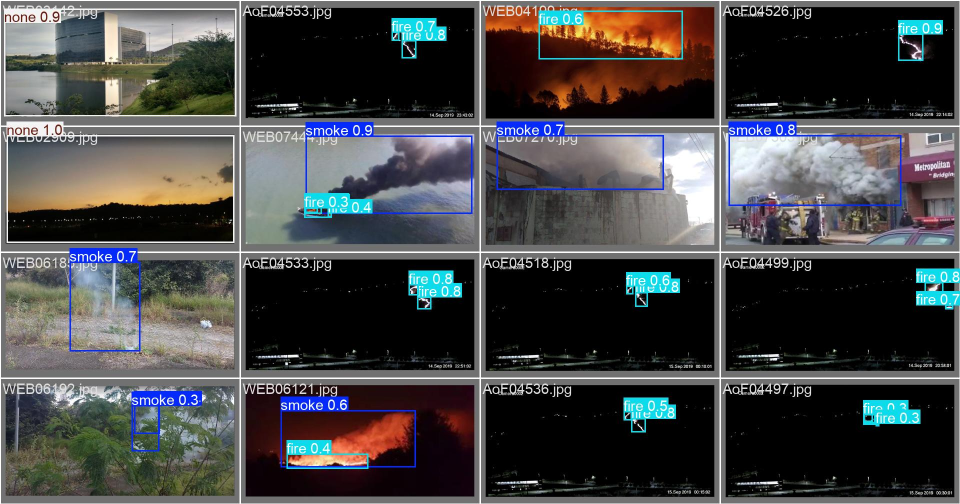
#> input picture yolo/detect/val_batch1_pred.jpg, 1920 x 1008 px, given in place of ., which was not available (shown at 1/2 size)
$ python -i rgb_mhi_stack_with_flow.py   (imports and definitions only)
#> lines starting #> are read from the running program, lines starting #| are printed output that depends on the picture; pictures that were not available may be replaced by others from this repository, and a replacement may not be noted
import os
import cv2
import numpy as np
from pathlib import Path
from tqdm import tqdm
import argparse

# [67 lines left out: functions get_five_image_group_from_mhi_filename, find_rgb_image_variants, find_normal_image_variants, not called in this run]

def compute_optical_flow_magnitude_stack(image_paths):
    """
    5'li ardışık görsel grubundan optical flow magnitude ortalamasını döndürür (normalize edilmiş).
    image_paths: 5 adet görsel yolu (eksik varsa None)
    """
#> called with image_paths = '../yolo/detect/val_batch1_pred.jpg'
    flows = []
    target_shape = None
    for i in range(4):
        p1 = image_paths[i]
        p2 = image_paths[i+1]
        if p1 is None or p2 is None:
            flows.append(None)
            continue
        img1 = cv2.imread(p1)
#> img1 is the input picture: shape (1008, 1920, 3); mean B, G, R 72.7, 72.1, 72.2
        img2 = cv2.imread(p2)
        if img1 is None or img2 is None:
            flows.append(None)
            continue
        if img1.shape[:2] != img2.shape[:2]:
            img2 = cv2.resize(img2, (img1.shape[1], img1.shape[0]))
            img2 = img2.astype(img1.dtype)
        gray1 = cv2.cvtColor(img1, cv2.COLOR_BGR2GRAY)
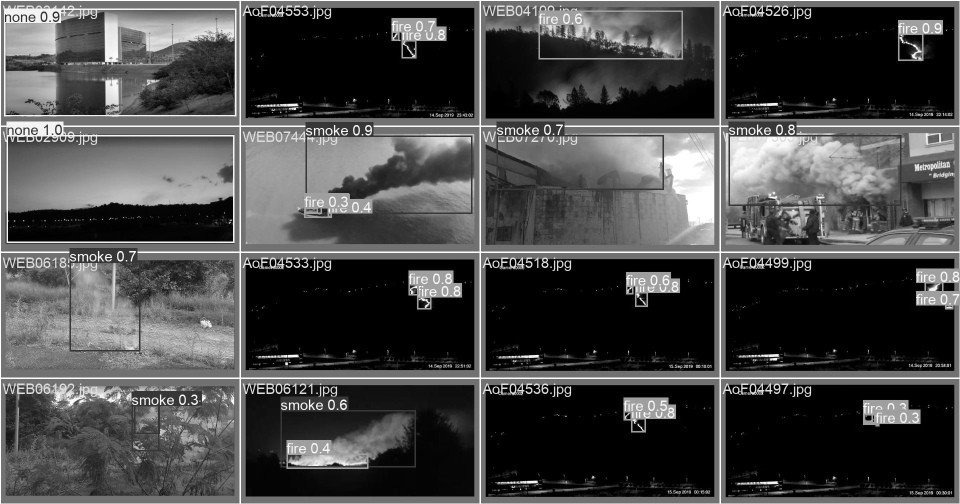
#> gray1: shape (1008, 1920) (shown at 1/2 size); min 0, max 255, mean 72.2
        gray2 = cv2.cvtColor(img2, cv2.COLOR_BGR2GRAY)
        if gray1.shape != gray2.shape:
            gray2 = cv2.resize(gray2, (gray1.shape[1], gray1.shape[0]))
        flow = cv2.calcOpticalFlowFarneback(gray1.astype(np.uint8), gray2.astype(np.uint8), np.zeros_like(gray1, dtype=np.float32), 0.5, 3, 15, 3, 5, 1.2, 0)
        mag, ang = cv2.cartToPolar(flow[...,0], flow[...,1])
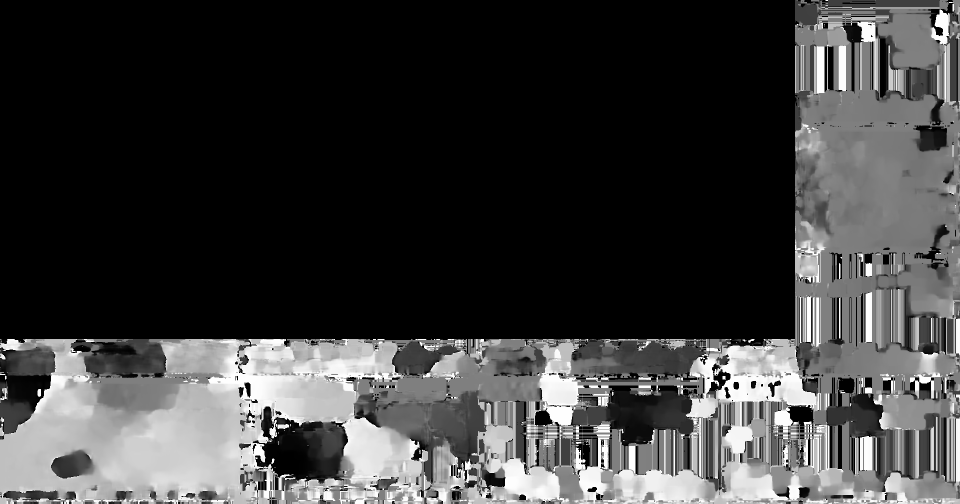
#> ang: shape (1008, 1920) float32 (shown at 1/2 size); min 0, max 6.28, mean 1.5; drawn with min black and max white
        if target_shape is None:
            target_shape = mag.shape
#> target_shape = (1008, 1920)
        else:
            if mag.shape != target_shape:
                mag = cv2.resize(mag, (target_shape[1], target_shape[0]))
                mag = mag.astype(np.float32)
        flows.append(mag)
#> pass 2 of the loop in compute_optical_flow_magnitude_stack, `for i in range(4):`:
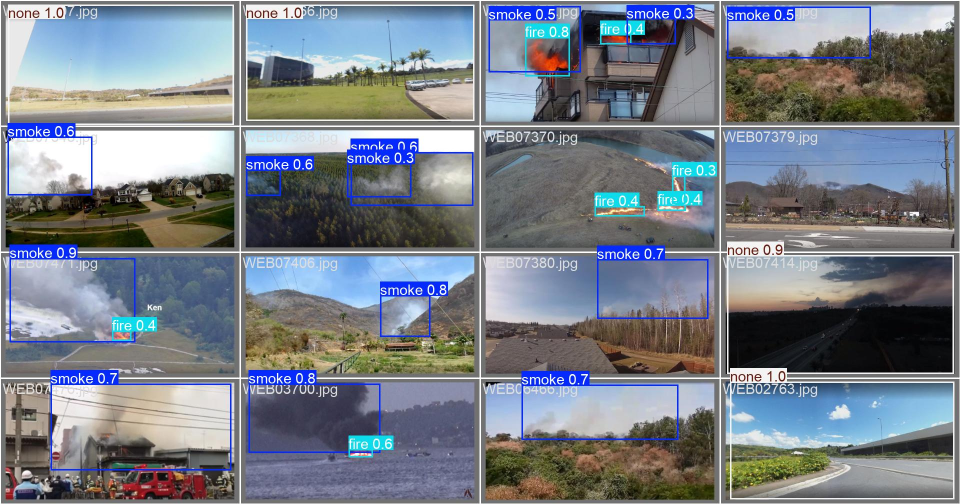
#> input picture yolo/detect/val_batch2_pred.jpg, 1920 x 1008 px, given in place of , which was not available (shown at 1/2 size)
#> in compute_optical_flow_magnitude_stack, img2 is the input picture: shape (1008, 1920, 3); mean B, G, R 136.3, 127.3, 120.8
#> in compute_optical_flow_magnitude_stack, `mag, ang = cv2.cartToPolar(flow[...,0], flow[...,1])`:
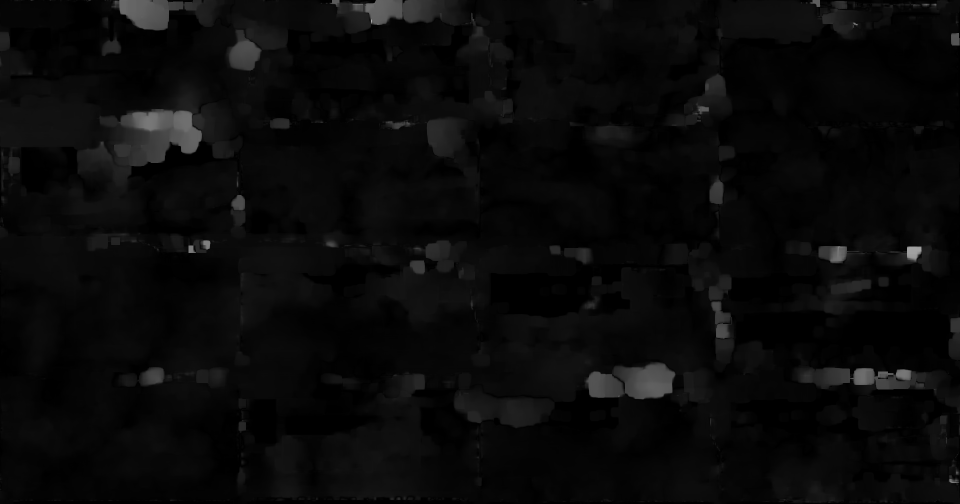
#> mag: shape (1008, 1920) float32 (shown at 1/2 size); min 7.04e-13, max 511.9, mean 19.9; drawn with min black and max white
#> in compute_optical_flow_magnitude_stack, `mag, ang = cv2.cartToPolar(flow[...,0], flow[...,1])`:
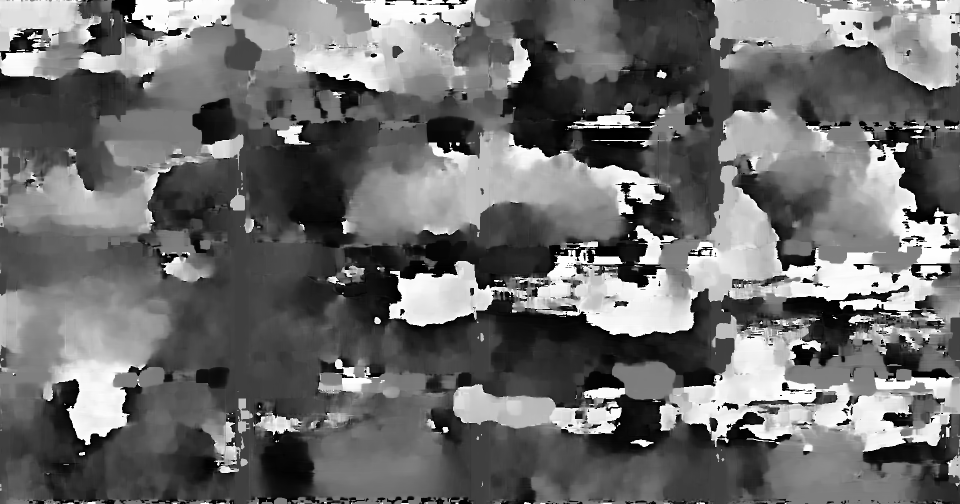
#> ang: shape (1008, 1920) float32 (shown at 1/2 size); min 5.88e-08, max 6.28, mean 2.69; drawn with min black and max white
    valid_flows = [f for f in flows if f is not None]
    if not valid_flows:
        return None
    avg_mag = np.mean(valid_flows, axis=0)
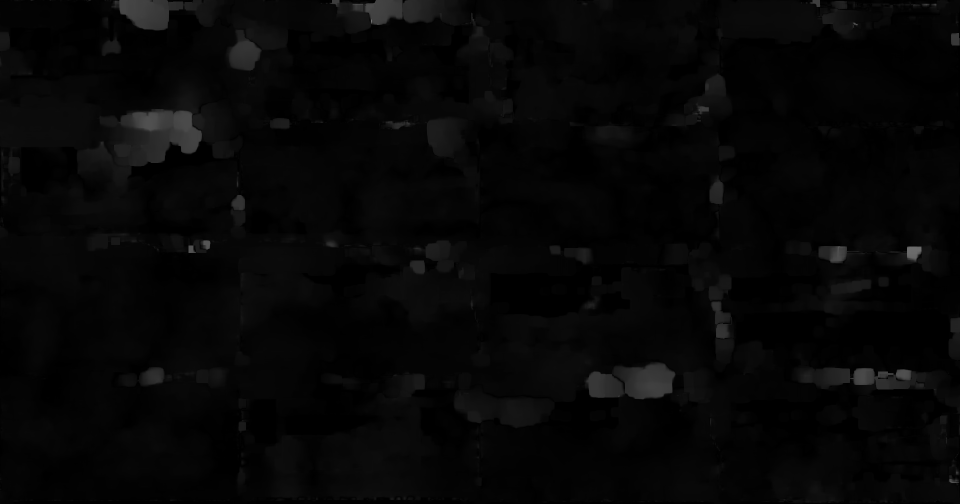
#> avg_mag: shape (1008, 1920) float32 (shown at 1/2 size); min 1.16e-12, max 170.6, mean 6.6
    if np.max(avg_mag) > 0:
        avg_mag = avg_mag / np.max(avg_mag)
    return avg_mag.astype(np.float32)

# [172 lines left out: functions stack_rgb_mhi_flow, load_frames, compute_mhi, compute_optical_flow, create_augmented_group, process_mhi_file and 1 more, not called in this run]

# [2 lines not run here, left out]

>>> result = compute_optical_flow_magnitude_stack('../yolo/detect/val_batch1_pred.jpg')
